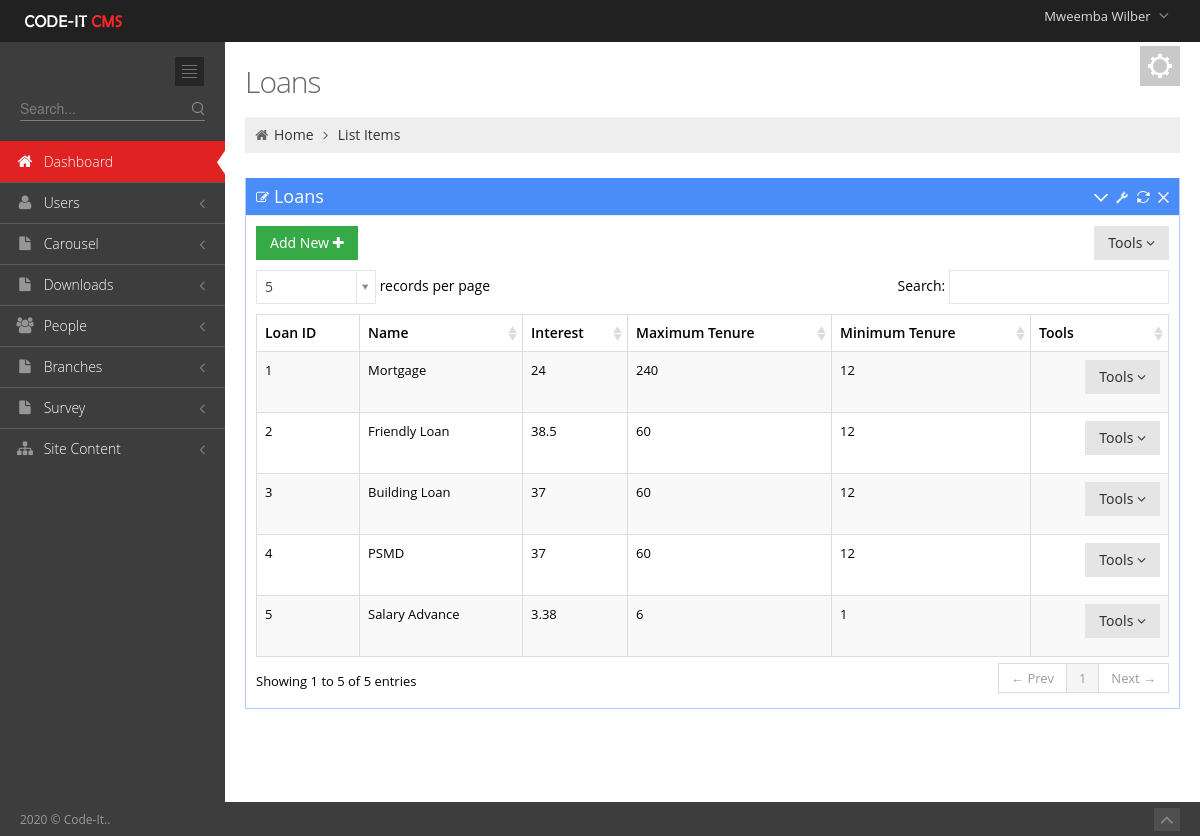
/Admin/ArticleListLoans.php (signed in), run on an earlier commit of the app's database.
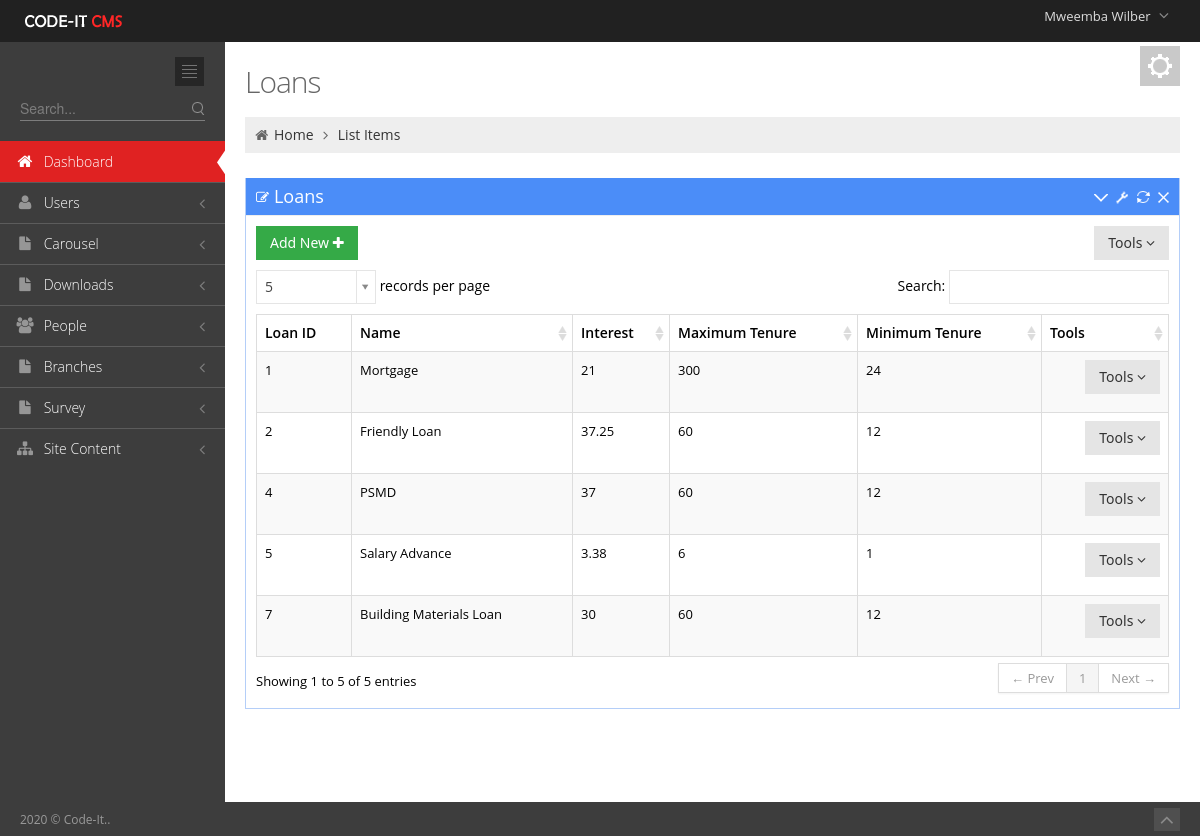
And on a later commit of the database.
### tables this page shows
CREATE TABLE `user_tbl` (
  `username` varchar(50) NOT NULL,
  `password` text NOT NULL,
  `email` text NOT NULL,
  `contact_no` varchar(50) NOT NULL,
  `branch` int(11) NOT NULL,
  `level` int(11) NOT NULL,
  `Position` text NOT NULL,
  `active` int(11) NOT NULL,
  `Staff_no` int(11) NOT NULL,
  `profile_picture` text NOT NULL,
  `last_pass_change` date NOT NULL,
  `emp_id` int(3) NOT NULL,
  `Status` varchar(20) NOT NULL,
  `date_created` date NOT NULL
);

CREATE TABLE `employees_tbl` (
  `emp_id` int(4) UNSIGNED ZEROFILL NOT NULL,
  `Title` text NOT NULL,
  `first_name` varchar(100) DEFAULT NULL,
  `last_name` varchar(100) DEFAULT NULL,
  `date_of_birth` date DEFAULT NULL,
  `email` varchar(100) DEFAULT NULL,
  `mobile_number` varchar(18) DEFAULT NULL,
  `whatsapp` text NOT NULL,
  `address1` varchar(100) DEFAULT NULL,
  `address2` varchar(100) DEFAULT NULL,
  `city_town` varchar(100) DEFAULT NULL,
  `genda` varchar(10) DEFAULT NULL,
  `country` varchar(100) DEFAULT NULL,
  `date_joined` date DEFAULT NULL,
  `jobRole` text,
  `Qualification_level` varchar(40) NOT NULL,
  `qualification_Area` varchar(100) NOT NULL,
  `Category` text NOT NULL,
  `Picture` text NOT NULL,
  `brief_profile` text NOT NULL
);

CREATE TABLE `loan_types` (
  `loan_id` int(11) NOT NULL,
  `loan_name` text NOT NULL,
  `interest` double NOT NULL,
  `maximum_tanure` int(11) DEFAULT NULL,
  `minum_tanure` int(11) NOT NULL,
  `textentered` text NOT NULL
);

### includes/sessions.php (called while the page is built, shortened)
<?php
include 'Dbconnect.php';
$dbuser=$_SESSION['username'];
   $query="SELECT * FROM `user_tbl` INNER JOIN `employees_tbl` ON `employees_tbl`.`emp_id`=`user_tbl`.`Staff_no` WHERE `username`='$dbuser'";
      $q1=mysqli_query($conn,$query)or die(mysqli_error());
            while ($row = mysqli_fetch_array($q1)) {
            $firstname=$row['first_name'];
            }
?>

### Admin/ArticleListLoans.php (the view, shortened to what this page needs)
<?php include '../includes/sessions.php';?><!DOCTYPE html>
 <html lang="en">
<head>
	<link href="media/css/bootstrap.min.css" rel="stylesheet" type="text/css"/>
	<link href="media/css/bootstrap-responsive.min.css" rel="stylesheet" type="text/css"/>
	<link href="media/css/font-awesome.min.css" rel="stylesheet" type="text/css"/>
	<link href="media/css/style-metro.css" rel="stylesheet" type="text/css"/>
	<link href="media/css/style.css" rel="stylesheet" type="text/css"/>
	<link href="media/css/style-responsive.css" rel="stylesheet" type="text/css"/>
	<link href="media/css/default.css" rel="stylesheet" type="text/css" id="style_color"/>
	<link href="media/css/uniform.default.css" rel="stylesheet" type="text/css"/>
	<link rel="stylesheet" type="text/css" href="media/css/select2_metro.css" />
	<link rel="stylesheet" href="media/css/DT_bootstrap.css" />
</head>
<?php
include 'includes/header.php';
include 'includes/sidebar.php';
?>
		<div class="page-content">
			<div class="container-fluid">
				<div class="row-fluid">
					<div class="span12">
						<div class="color-panel hidden-phone">
							<div class="color-mode-icons icon-color"></div>
						</div>
						<h3 class="page-title">
							Loans
						</h3>
						<ul class="breadcrumb">
							<li>
								<i class="icon-home"></i>
								<a href="index.html">Home</a>
								<i class="icon-angle-right"></i>
							</li>
							<li><a href="#">List Items</a></li>
						</ul>
					</div>
				</div>
				<div class="row-fluid">
					<div class="span12">
						<div class="portlet box blue">
							<div class="portlet-title">
								<div class="caption"><i class="icon-edit"></i>Loans</div>
								<div class="tools">
									<a href="javascript:;" class="collapse"></a>
									<a href="#portlet-config" data-toggle="modal" class="config"></a>
									<a href="javascript:;" class="reload"></a>
									<a href="javascript:;" class="remove"></a>
								</div>
							</div>
							<div class="portlet-body">
								<div class="clearfix">
									<div class="btn-group">
										<a href="NewLoan.php"><button " class="btn green">
										Add New <i class="icon-plus"></i>
										</button></a>
									</div>
									<div class="btn-group pull-right">
										<button class="btn dropdown-toggle" data-toggle="dropdown">Tools <i class="icon-angle-down"></i>
										</button>
									</div>
								</div>
								<table class="table table-striped table-hover table-bordered" id="sample_editable_1">
									<thead>
										<tr>
											<th>Loan ID</th>
											<th>Name</th>
											<th>Interest</th>
											<th>Maximum Tenure</th>
											<th>Minimum Tenure</th>
											<th>Tools</th>
										</tr>
									</thead>
									<tbody>
                                <?php
 $propertySQL="SELECT `loan_id`, `loan_name`, `interest`, `maximum_tanure`, `minum_tanure` FROM `loan_types`";
											$results=mysqli_query($conn,$propertySQL);
											while($row5=mysqli_fetch_array($results)){
            ?>
										<tr class="">
                                             <td><?php  echo $row5['loan_id']; ?></td>
											<td><?php  echo $row5['loan_name']; ?></td>
											<td><?php  echo $row5['interest']; ?></td>
											<td><?php  echo $row5['maximum_tanure']; ?></td>
											<td><?php  echo $row5['minum_tanure']; ?></td>
											<td><div class="btn-group pull-right">
										<button class="btn dropdown-toggle" data-toggle="dropdown">Tools <i class="icon-angle-down"></i>
										</button>
									</div></td>
										</tr>
									<?php } 		 ?>
									</tbody>
								</table>
							</div>
						</div>
					</div>
				</div>
			</div>
		</div>
	</div>
	<div class="footer">
		<div class="footer-inner">
			2020 &copy; Code-It..
		</div>
		<div class="footer-tools">
			<span class="go-top">
			<i class="icon-angle-up"></i>
			</span>
		</div>
	</div>
</body>
</html>

### Admin/includes/header.php (shortened to what this page needs)
<?php
 include '../includes/sessions.php';
?>
 <html lang="en" class="no-js">
<body class="page-header-fixed">
	<div class="header navbar navbar-inverse navbar-fixed-top">
		<div class="navbar-inner">
			<div class="container-fluid">
				<a class="brand" href="index.php">
				<img src="media/image/logo.png" alt="logo"/>
				</a>
				<ul class="nav pull-right">
					<li class="dropdown user">
						<a href="#" class="dropdown-toggle" data-toggle="dropdown">
						<span class="username"><?php echo $firstname ;?></span>
						<i class="icon-angle-down"></i>
						</a>
					</li>
				</ul>
			</div>
		</div>
	</div>
	<div class="page-container">

### Admin/includes/sidebar.php (shortened to what this page needs)
<div class="page-sidebar nav-collapse collapse">
	<ul class="page-sidebar-menu">
		<li>
			<div class="sidebar-toggler hidden-phone"></div>
		</li>
		<li>
			<form class="sidebar-search">
				<div class="input-box">
					<input type="text" placeholder="Search..." />
					<input type="button" class="submit" value=" " />
				</div>
			</form>
		</li>
		<li class="start active ">
			<a href="index.php">
			<i class="icon-home"></i>
			<span class="title">Dashboard</span>
			<span class="selected"></span>
			</a>
		</li>
		<li class="">
			<a href="javascript:;">
			<i class="icon-user"></i>
			<span class="title">Users</span>
			</a>
		</li>
		<li class="">
			<a href="javascript:;">
			<i class="icon-file"></i>
			<span class="title">Carousel</span>
			</a>
		</li>
		<li class="">
			<a href="javascript:;">
			<i class="icon-file"></i>
			<span class="title">Downloads</span>
			</a>
		</li>
		<li class="">
			<a href="javascript:;">
			<i class="icon-group"></i>
			<span class="title">People</span>
			</a>
		</li>
		<li class="">
			<a href="javascript:;">
			<i class="icon-file"></i>
			<span class="title">Branches</span>
			</a>
		</li>
		<li class="">
			<a href="javascript:;">
			<i class="icon-file"></i>
			<span class="title">Survey</span>
			</a>
		</li>
		<li>
			<a class="active" href="javascript:;">
			<i class="icon-sitemap"></i>
			<span class="title">Site Content</span>
			</a>
		</li>
	</ul>
</div>

### Admin/media/css/style-metro.css (style rules this page uses)
div, input, select, textarea, span, img, table, td, th, p, a, button, ul, li { -webkit-border-radius: 0 !important; -moz-border-radius: 0 !important; border-radius: 0 !important; }
.btn { background-color: #e5e5e5; background-image: none; filter: none; border: 0; padding: 7px 14px; text-shadow: none; font-family: "Segoe UI", Helvetica, Arial, sans-serif; font-size: 14px; color: #333333; cursor: pointer; outline: none; -webkit-box-shadow: none !important; -moz-box-shadow: none !important; box-shadow: none !important; -webkit-border-radius: 0 !important; -moz-border-radius: 0 !important; border-radius: 0 !important; }
.btn.green { color: white; text-shadow: none; background-color: #35aa47; }

### Admin/media/css/style-responsive.css (style rules this page uses)
@media (min-width: 980px) { .page-sidebar { position: absolute; width: 225px; } }
@media (min-width: 980px) { .page-content { margin-left: 225px; margin-top: 0px; min-height: 760px; } }

### Admin/media/css/default.css (style rules this page uses)
body { background-color: #3d3d3d !important; }
.header .navbar-inner { filter: none !important; background-image: none !important; background-color: #212121 !important; }
.header .nav li.dropdown .dropdown-toggle i { color: #8a8a8a !important; }
.page-sidebar { background-color: #3d3d3d; }
ul.page-sidebar-menu > li > a { border-top: 1px solid #5c5c5c !important; color: #ffffff !important; }
ul.page-sidebar-menu > li:last-child > a { border-bottom: 1px solid transparent !important; }
ul.page-sidebar-menu > li a i { color: #969696; }
ul.page-sidebar-menu > li.active > a { background: #e02222 !important; border-top-color: transparent !important; color: #ffffff; }
ul.page-sidebar-menu > li.active > a i { color: #ffffff; }
.page-sidebar .sidebar-search input { background-color: #242424 !important; color: #7d7d7d; }
.page-sidebar .sidebar-search input { background-color: #3d3d3d !important; color: #bfbfbf !important; }
.page-sidebar .sidebar-search .input-box { border-bottom: 1px solid #7d7d7d !important; }
.page-sidebar .sidebar-search .submit { background-image: url(../image/search-icon.png); }
.sidebar-toggler { background-image: url(../image/sidebar-toggler.jpg); background-color: #242424; }
.footer .footer-inner { color: #999999; }
.footer .footer-tools .go-top { background-color: #4f4f4f; }
.footer .footer-tools .go-top i { color: #8a8a8a; }

What changed in the data, as far as the page shows it:
removed loan_types: loan_id "3", loan_name "Building Loan", interest "37", maximum_tanure "60", minum_tanure "12"
changed loan_types "Mortgage": interest "24" → "21"; maximum_tanure "240" → "300"; minum_tanure "12" → "24"
changed loan_types "Friendly Loan": interest "38.5" → "37.25"
added loan_types: loan_id "7", loan_name "Building Materials Loan", interest "30", maximum_tanure "60", minum_tanure "12"
